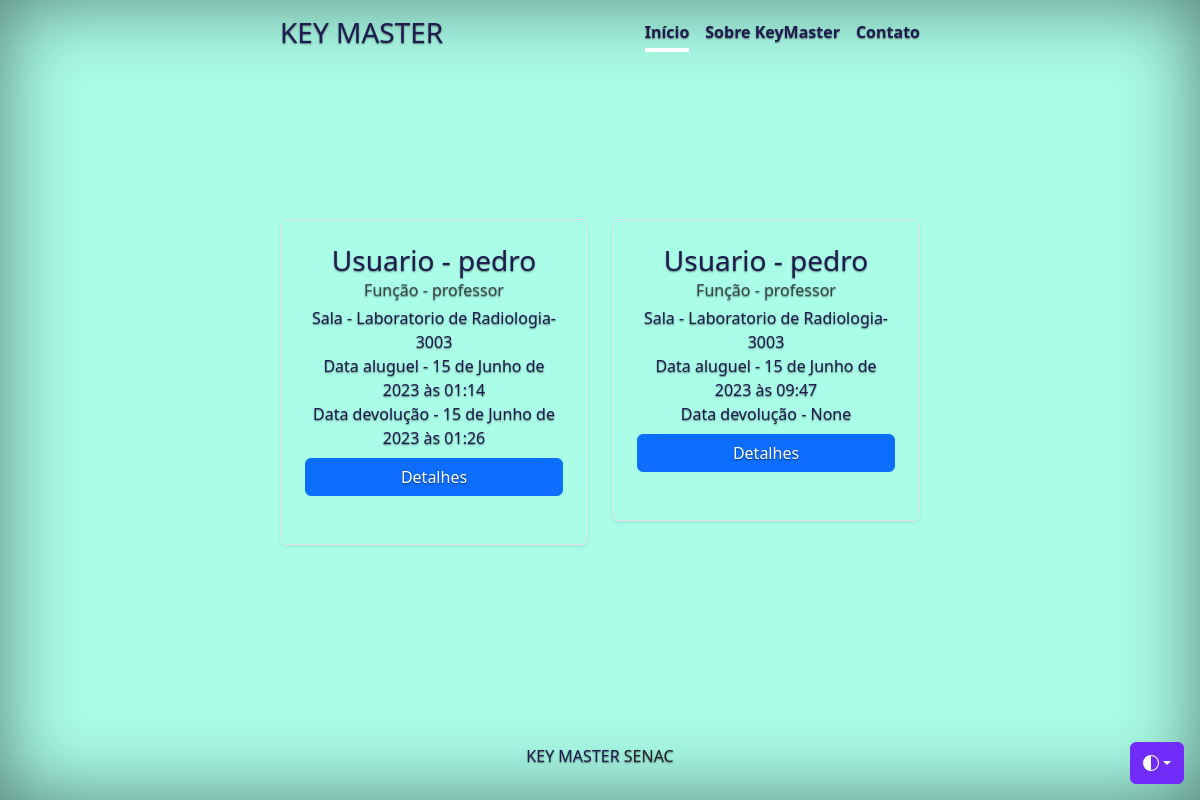
/aluguel/, run on an earlier commit of the app's database.
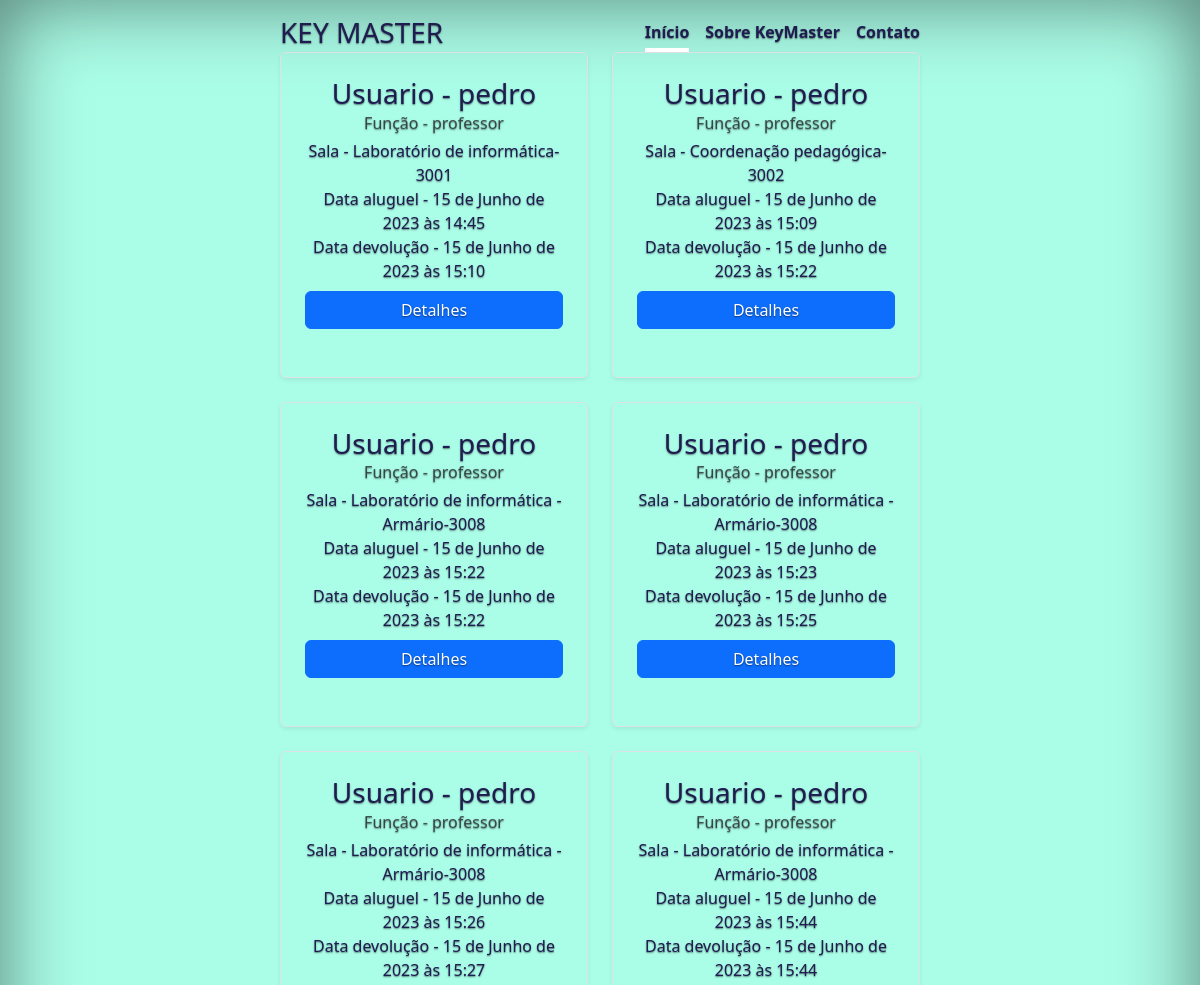
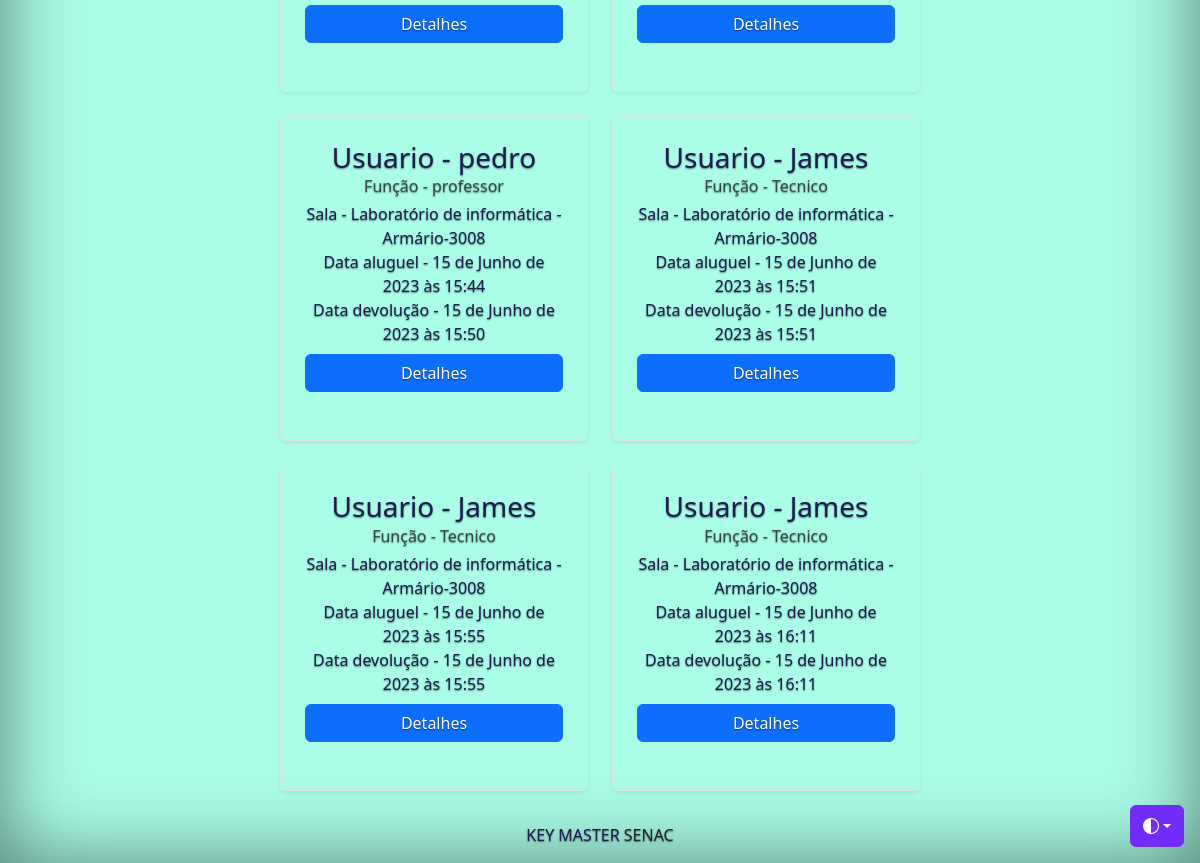
And on a later commit of the database (2 pictures, top to bottom).
### key_master/models.py (models this page shows, shortened)
class Aluguel(models.Model):
    usuario = models.ForeignKey(Funcionario, on_delete=models.DO_NOTHING, related_name='usuario_alugueis')
    chave = models.ForeignKey(Chave, on_delete=models.DO_NOTHING, related_name='alugueis')
    data_aluguel = models.DateTimeField(auto_now_add=True)
    data_devolucao = models.DateTimeField(null=True, blank=True)
    class Meta:
        verbose_name = "Aluguel"
        verbose_name_plural = "Alugueis"

class Funcionario(models.Model):
    nome = models.CharField(max_length=100)
    usuario = models.OneToOneField(User,on_delete=models.CASCADE ,related_name= 'funcionario')
    cpf = models.CharField(max_length=11)
    funcao = models.CharField(max_length=50)
    telefone = models.CharField(max_length=20)

class Chave(models.Model):
    disponivel = models.BooleanField('Disponivel',default=True)
    sala = models.ForeignKey(Sala, on_delete= models.CASCADE, related_name= 'chaves')
    qr_code = models.ImageField(upload_to='qr_codes/', null=True, blank=True)

class Sala(models.Model):
    descricao = models.CharField(max_length=50)
    numero = models.CharField(max_length=20)

### key_master/views.py (the view)
# urls.py: path('aluguel/',views.AluguelListView.as_view(),name='listar_aluguel'),
class AluguelListView(ListView):
    model = Aluguel
    template_name = 'listar_alugueis.html'
    context_object_name = 'alugueis'

### key_master/templates/listar_alugueis.html
{% extends 'index.html' %}
{% block content %}
<div class="row mb-2">
  {% for aluguel in alugueis %}
  <div class="col-md-6">
    <div class="row g-0 border rounded overflow-hidden flex-md-row mb-4 shadow-sm h-md-250 position-relative">
      <div class="col p-4 d-flex flex-column position-static">
        <h3 class="mb-0">Usuario - {{aluguel.usuario.nome}}</h3>
        <div class="mb-1 text-muted">Função - {{aluguel.usuario.funcao}}</div>
        <p class="card-text mb-auto">Sala - {{aluguel.chave.sala.descricao}}-{{aluguel.chave.sala.numero}}</p>
        <p class="card-text mb-auto">Data aluguel - {{aluguel.data_aluguel}}</p>
        <p class="card-text mb-auto">Data devolução - {{aluguel.data_devolucao}}</p>
         <a href="" class="btn btn-primary mt-2">Detalhes</a>
         <br>
      </div>
    </div>
  </div>
  {% endfor %}
</div>
{% endblock content %}

What changed in the data, as far as the page shows it:
removed Aluguel: usuario.nome "pedro", usuario.funcao "professor", chave.sala.descricao "Laboratorio de Radiologia", chave.sala.numero "3003", data_aluguel "15 de Junho de 2023 às 01:14", data_devolucao "15 de Junho de 2023 às 01:26"
removed Aluguel: usuario.nome "pedro", usuario.funcao "professor", chave.sala.descricao "Laboratorio de Radiologia", chave.sala.numero "3003", data_aluguel "15 de Junho de 2023 às 09:47", data_devolucao "None"
added Aluguel: usuario.nome "pedro", usuario.funcao "professor", chave.sala.descricao "Laboratório de informática", chave.sala.numero "3001", data_aluguel "15 de Junho de 2023 às 14:45", data_devolucao "15 de Junho de 2023 às 15:10"
added Aluguel: usuario.nome "pedro", usuario.funcao "professor", chave.sala.descricao "Coordenação pedagógica", chave.sala.numero "3002", data_aluguel "15 de Junho de 2023 às 15:09", data_devolucao "15 de Junho de 2023 às 15:22"
added Aluguel: usuario.nome "pedro", usuario.funcao "professor", chave.sala.descricao "Laboratório de informática - Armário", chave.sala.numero "3008", data_aluguel "15 de Junho de 2023 às 15:22", data_devolucao "15 de Junho de 2023 às 15:22"
added Aluguel: usuario.nome "pedro", usuario.funcao "professor", chave.sala.descricao "Laboratório de informática - Armário", chave.sala.numero "3008", data_aluguel "15 de Junho de 2023 às 15:23", data_devolucao "15 de Junho de 2023 às 15:25"
added Aluguel: usuario.nome "pedro", usuario.funcao "professor", chave.sala.descricao "Laboratório de informática - Armário", chave.sala.numero "3008", data_aluguel "15 de Junho de 2023 às 15:26", data_devolucao "15 de Junho de 2023 às 15:27"
added Aluguel: usuario.nome "pedro", usuario.funcao "professor", chave.sala.descricao "Laboratório de informática - Armário", chave.sala.numero "3008", data_aluguel "15 de Junho de 2023 às 15:44", data_devolucao "15 de Junho de 2023 às 15:44"
added Aluguel: usuario.nome "pedro", usuario.funcao "professor", chave.sala.descricao "Laboratório de informática - Armário", chave.sala.numero "3008", data_aluguel "15 de Junho de 2023 às 15:44", data_devolucao "15 de Junho de 2023 às 15:50"
added Aluguel: usuario.nome "James", usuario.funcao "Tecnico", chave.sala.descricao "Laboratório de informática - Armário", chave.sala.numero "3008", data_aluguel "15 de Junho de 2023 às 15:51", data_devolucao "15 de Junho de 2023 às 15:51"
added Aluguel: usuario.nome "James", usuario.funcao "Tecnico", chave.sala.descricao "Laboratório de informática - Armário", chave.sala.numero "3008", data_aluguel "15 de Junho de 2023 às 15:55", data_devolucao "15 de Junho de 2023 às 15:55"
added Aluguel: usuario.nome "James", usuario.funcao "Tecnico", chave.sala.descricao "Laboratório de informática - Armário", chave.sala.numero "3008", data_aluguel "15 de Junho de 2023 às 16:11", data_devolucao "15 de Junho de 2023 às 16:11"
